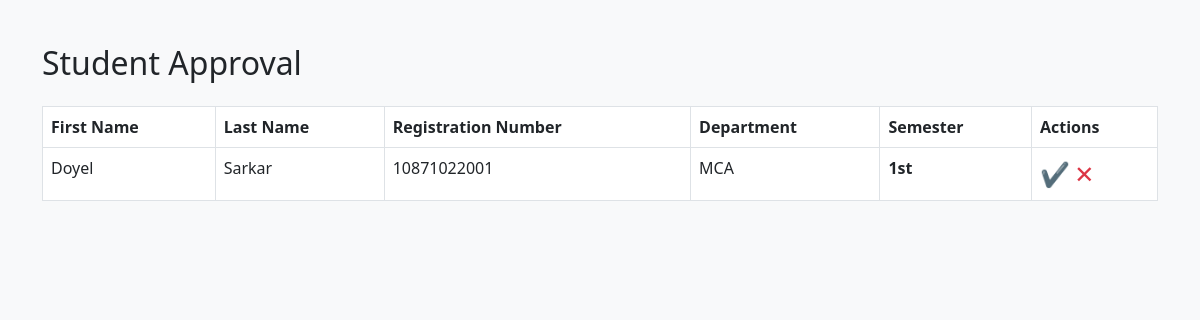
The app's page /admin_approve_student (signed in) with its own data.
### TestApp/models.py (models this page shows, shortened)
class Student(models.Model):
    user = models.OneToOneField(User, on_delete=models.CASCADE)
    first_name=models.CharField(max_length=50,null=False)
    last_name=models.CharField(max_length=50,null=False)
    department = models.ForeignKey(Department, on_delete=models.CASCADE)
    semesters_enrolled = models.ManyToManyField(Semester)
    subjects = models.ManyToManyField(Subject)
    registration_number = models.CharField(max_length=20)
    status = models.BooleanField(default=False)

class Department(models.Model):
    name=models.CharField(max_length=10,choices=dept,default="Select Department")
    def __str__(self):
        return self.name

class Semester(models.Model):
    semester=models.CharField(max_length=10,choices=sem,default='Select Semester')
    department=models.ForeignKey(Department,on_delete=models.CASCADE)
    def __str__(self):
        return self.semester

### TestApp/views.py (the view)
# urls.py: path('admin_approve_student',views.admin_approve_student,name='admin_approve_student'),
@login_required(login_url='adminlogin')
@user_passes_test(is_admin)
def admin_approve_student(request):
    student=models.Student.objects.all().filter(status=False)
    return render(request,'admin_approve_students.html',{'student':student})

### TestApp/views.py (called while the page is built)
def is_admin(user):
    if (user is not None) and (user.is_staff):
        return True

### templates/admin_approve_students.html (shortened to what this page needs)
<!DOCTYPE html>
<html lang="en">
<head>
    <link href="https://cdn.jsdelivr.net/npm/bootstrap@5.3.0/dist/css/bootstrap.min.css" rel="stylesheet">
</head>
<body>
    <div class="container">
        <h2 class="mt-4 mb-4">Student Approval</h2>
        <table class="table">
            <thead>
                <tr>
                    <th>First Name</th>
                    <th>Last Name</th>
                    <th>Registration Number</th>
                    <th>Department</th>
                    <th>Semester</th>
                    <th>Actions</th>
                </tr>
            </thead>
            <tbody>
                {% for s in student %}
                <tr>
                    <td>{{s.first_name}}</td>
                    <td>{{s.last_name}}</td>
                    <td>{{s.registration_number}}</td>
                    <td>{{s.department}}</td>
                    <td>
                        {% for semester in s.semesters_enrolled.all %}
                            <strong>{{semester}}</strong>
                        {% endfor %}
                    </td>
                    <td>
                        <a href="{% url 'approve_student' s.id %}" class="approve-icon" title="Approve">&#10004;</a>
                        <a href="{% url 'reject_student' s.id %}" class="reject-icon" title="Reject">&#10005;</a>
                    </td>
                </tr>
                {% endfor %}
            </tbody>
        </table>
    </div>
</body>
</html>

### templates/admin_approve_students.html (style rules this page uses)
body { padding: 20px; background-color: #f8f9fa; }
table { width: 100%; border-collapse: collapse; margin-top: 20px; }
th, td { border: 1px solid #dee2e6; padding: 10px; text-align: left; }
th { background-color: #007bff; color: #ffffff; }
a { text-decoration: none; }
.approve-icon { font-size: 24px; color: #28a745; }
.reject-icon { font-size: 24px; color: #dc3545; }

### records on screen
Student: first_name "Doyel", last_name "Sarkar", registration_number "10871022001", department "MCA"
Semester: semester "1st"
